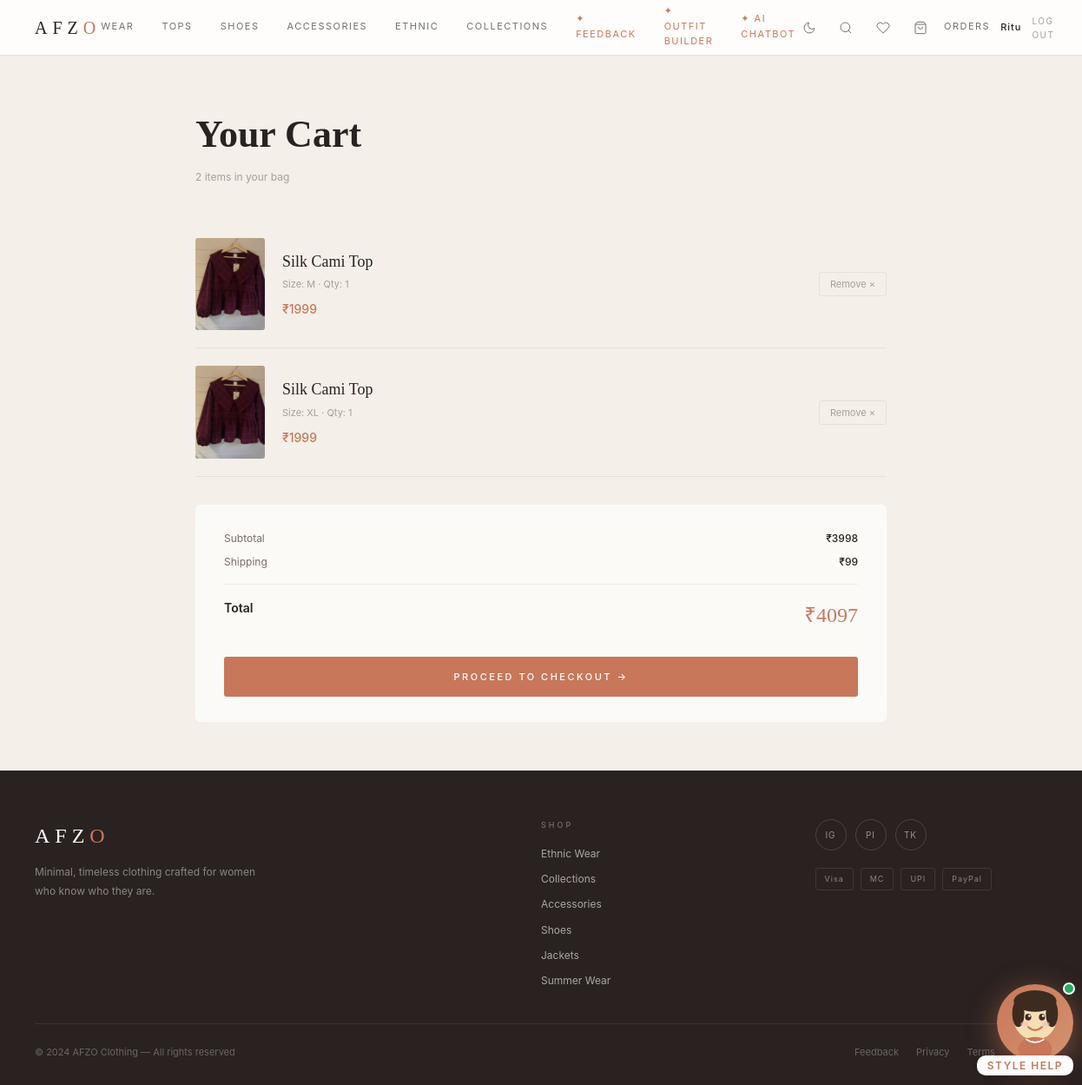
Screenshot of /cart (signed in) with the database file from the repository.
### tables this page shows
CREATE TABLE cart (
        id INTEGER PRIMARY KEY AUTOINCREMENT,
        user_id INTEGER,
        product_id INTEGER,
        size TEXT,
        color TEXT,
        qty INTEGER DEFAULT 1,
        FOREIGN KEY(user_id) REFERENCES users(id)
    );

### afzo-clothing/app.py (the view)
@app.route('/cart')
def cart():
    if not session.get('user'): return redirect(url_for('index'))
    con=get_db(); cur=con.cursor()
    cur.execute('SELECT cart.id,product_id,size,color,qty FROM cart WHERE user_id=?',(session['user']['id'],))
    rows=cur.fetchall(); con.close()
    items=[]
    for r in rows:
        p=next((x for x in PRODUCTS if x['id']==r[1]),None)
        if p: items.append({'cart_id':r[0],'product':p,'size':r[2],'color':r[3],'qty':r[4]})
    total=sum(i['product']['price']*i['qty'] for i in items)
    return render_template('cart.html',items=items,total=total,user=session.get('user'))

### afzo-clothing/app.py (called while the page is built)
def get_db(): return sqlite3.connect(DB)

### afzo-clothing/templates/cart.html (shortened to what this page needs)
{% extends "base.html" %}
{% block content %}
<div class="page">
  <div class="cart-wrap">
    <h1 class="cart-title">Your Cart</h1>
    <p class="cart-meta">{{ items|length }} item{{ 's' if items|length!=1 else '' }} in your bag</p>
    {% if items %}
      {% for item in items %}
      <div class="cart-row">
        <div class="cart-thumb"><img src="{{ item.product.image }}" alt="{{ item.product.name }}"></div>
        <div>
          <div class="cart-info-name">{{ item.product.name }}</div>
          <div class="cart-info-meta">Size: {{ item.size }} · Qty: {{ item.qty }}</div>
          <div class="cart-info-price">₹{{ item.product.price*item.qty }}</div>
        </div>
        <form method="POST" action="/remove-from-cart/{{ item.cart_id }}"><button type="submit" class="cart-del">Remove ×</button></form>
      </div>
      {% endfor %}
      <div class="cart-summary-box">
        <div class="sum-row"><span class="sum-label">Subtotal</span><span class="sum-val">₹{{ total }}</span></div>
        <div class="sum-row"><span class="sum-label">Shipping</span><span class="sum-val">{% if total>=5000 %}Free{% else %}₹99{% endif %}</span></div>
        <div style="height:1px;background:rgba(0,0,0,0.06);margin:16px 0"></div>
        <div class="sum-row"><span class="sum-total-label">Total</span><span class="sum-total-val">₹{{ total+(0 if total>=5000 else 99) }}</span></div>
        <button class="checkout-btn" onclick="location.href='/checkout'">Proceed to Checkout →</button>
      </div>
    {% endif %}
  </div>
</div>
{% endblock %}

### afzo-clothing/static/css/style.css (style rules this page uses)
:root { --font-serif: 'Georgia', 'Times New Roman', serif; --font-sans: 'Inter', -apple-system, BlinkMacSystemFont, 'Segoe UI', sans-serif; --dark: #2A2220; --mid: #7A6D68; --light: #A89E9A; --beige: #F4EFE9; --terra: #C8775A; --terra-dark: #A85F43; --border: rgba(42,34,32,0.12); --border-lt: rgba(42,34,32,0.07); --bg: #FFFFFF; --bg-page: #F4EFE9; --bg-card: #FFFFFF; --bg-nav: rgba(255,255,255,0.85); --nav-h: 64px; --glass-bg: rgba(255,255,255,0.65); --glass-border: rgba(255,255,255,0.5); --shadow-sm: 0 2px 12px rgba(42,34,32,0.07); --shadow-md: 0 8px 32px rgba(42,34,32,0.12); --shadow-lg: 0 24px 64px rgba(42,34,32,0.16); --transition: 0.25s cubic-bezier(0.4,0,0.2,1); }
*, *::before, *::after { box-sizing: border-box; margin: 0; padding: 0; }
html { scroll-behavior: smooth; }
body { font-family: var(--font-sans); background: var(--bg-page); color: var(--dark); line-height: 1.6; transition: background var(--transition), color var(--transition); }
img { display: block; max-width: 100%; }
button { font-family: inherit; cursor: pointer; border: none; background: none; }
.page { min-height: calc(100vh - var(--nav-h)); }
.cart-wrap { max-width: 860px; margin: 0 auto; padding: 56px 32px; }
.cart-title { font-family: var(--font-serif); font-size: 44px; color: var(--dark); margin-bottom: 4px; }
.cart-meta { font-size: 12px; color: var(--light); margin-bottom: 40px; }
.cart-row { display: grid; grid-template-columns: 80px 1fr auto; gap: 20px; align-items: center; padding: 20px 0; border-bottom: 1px solid var(--border-lt); }
.cart-thumb { aspect-ratio: 3/4; border-radius: 3px; overflow: hidden; background: var(--beige); }
.cart-thumb img { width: 100%; height: 100%; object-fit: cover; }
.cart-info-name { font-family: var(--font-serif); font-size: 18px; color: var(--dark); margin-bottom: 4px; }
.cart-info-meta { font-size: 11px; color: var(--light); margin-bottom: 8px; }
.cart-info-price { font-size: 14px; color: var(--terra); font-weight: 500; }
.cart-del { font-size: 11px; color: var(--light); padding: 6px 12px; border: 1px solid var(--border-lt); border-radius: 3px; transition: all var(--transition); }
.cart-summary-box { background: var(--glass-bg); backdrop-filter: blur(12px); border: 1px solid var(--glass-border); border-radius: 6px; padding: 28px 32px; margin-top: 32px; }
.sum-row { display: flex; justify-content: space-between; margin-bottom: 12px; }
.sum-label { font-size: 12px; color: var(--mid); }
.sum-val { font-size: 12px; color: var(--dark); font-weight: 500; }
.sum-total-label { font-size: 14px; color: var(--dark); font-weight: 600; }
.sum-total-val { font-family: var(--font-serif); font-size: 24px; color: var(--terra); }
.checkout-btn { width: 100%; margin-top: 20px; padding: 16px; background: var(--terra); color: #fff; border-radius: 3px; font-size: 11px; letter-spacing: 2.5px; text-transform: uppercase; font-weight: 500; transition: background var(--transition), transform 0.15s; }
.sum-row { display: flex; justify-content: space-between; font-size: 14px; margin-bottom: 8px; }

### rows the page displays
cart: product.name "Silk Cami Top", size "M", qty "1", item.product.price*item.qty "1999"
cart: product.name "Silk Cami Top", size "XL", qty "1", item.product.price*item.qty "1999"

### other values shown
{{ user.name.split()[0] }} "Ritu"
{{ items|length }} "2"
{{ 's' if items|length!=1 else '' }} "s"
{{ total }} "3998"
{{ total+(0 if total>=5000 else 99) }} "4097"
